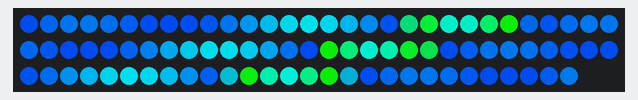
Bench run of a sketch on a simulated Arduino Mega 2560, built with avr-gcc and run on an emulated ATmega2560. Shown: 88 RGB LEDs in strip order, left to right, continuing on the next row. Dim RGB values are drawn brighter than linear; random numbers use the default seed unless the sketch sets one; what the sketch prints to the serial monitor is not drawn.

Above: at 0.18 s.
At 3.53 s:
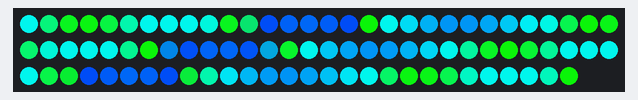
At 8.08 s:
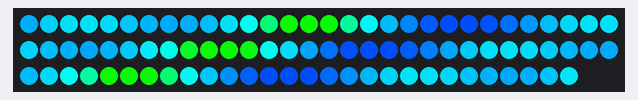
At 16.29 s:
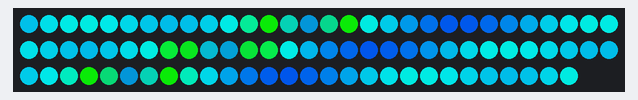
At 24.49 s:
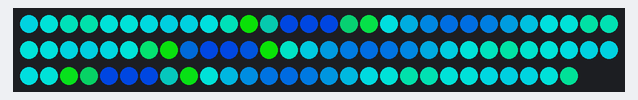
At 33.3 s:
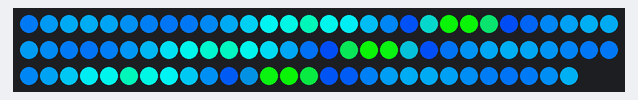

The sketch:

aurora_algorithm4.ino
```cpp
#include <FastLED.h>

#define NUM_LEDS  88
#define LED_PIN   22

CRGB leds[NUM_LEDS];
uint8_t colorIndex[NUM_LEDS];

DEFINE_GRADIENT_PALETTE( greenblue_gp ) {
  0,   0,  255, 245,
  150,  0,  80,  255,
  200, 12, 250, 10,
  255, 0,  255, 245
};

CRGBPalette16 greenblue = greenblue_gp;
int x = random8();
void setup() {
  FastLED.addLeds<WS2812B, LED_PIN, GRB>(leds, NUM_LEDS);
  FastLED.setBrightness(255);
  Serial.begin(115200);
  //Fill the colorIndex array with random numbers

  uint8_t wave1;
  for (int i = 0; i < NUM_LEDS; i++) {
    wave1 = (sin8((x+10*i)%256)+sin8(2*((x+10*i)%256)))/2;
    colorIndex[i] = wave1;
    Serial.println(wave1);
  }
}

void loop() {

  //Creat a sin wave with period of 2 seconds (30bpm) to change the brightness of the strip
  uint8_t sinBeat = beatsin8(2, 160, 240, 0, 0);

  // Color each pixel from the palette using the index from colorIndex[]
  for (int i = 0; i < NUM_LEDS; i++) {
    leds[i] = ColorFromPalette(greenblue, colorIndex[i], sinBeat);
  }

  EVERY_N_MILLISECONDS(5){
    for (int i = 0; i < NUM_LEDS; i++) {
      colorIndex[i]++;
    }
  }
  FastLED.show();
}
```
